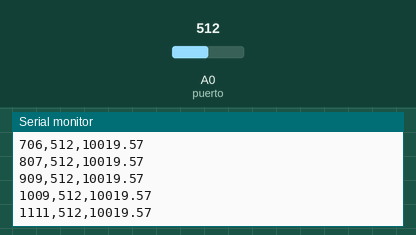
Recording of a sketch running on a simulated Arduino Uno, built with avr-gcc and run on an emulated ATmega328P. Shown: the last lines printed to the serial monitor. The inputs (shaded band) are chosen by the test bench; at power-on: A0 (puerto) = 512.

Above: at 1.2 s.
1.3 s: A0 (puerto) set to 1005
At 1.32 s:
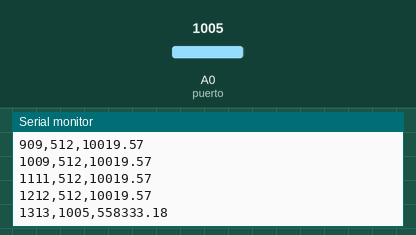
2.8 s: A0 (puerto) set to 1023
At 2.84 s:
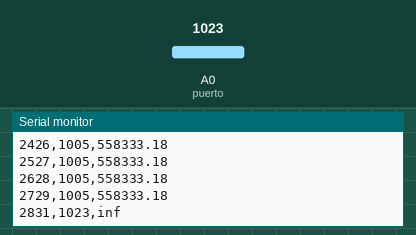

The sketch:

tallersensorica.ino
```cpp
int puerto = A0;

void setup() {
    Serial.begin(9600);  // Start Serial communication
}

void loop() {
    unsigned long timestamp = millis();  // Get time since Arduino started (ms)
    int sensor_output = analogRead(puerto);  // Read KY-018 light sensor (0-1023)

	float tension = sensor_output * (5.0/1023) * 1000; // desdigitalizar?
	float resistance = 10000 * ( tension / ( 5000.0 - tension) ); // divisor de tension en reversa

    // Print in CSV format: timestamp,sensor_output,resistance
    Serial.print(timestamp); // milisegundos
    Serial.print(",");
    Serial.print(sensor_output); // milivolts
    Serial.print(",");
	Serial.println(resistance); // Ohm

    delay(100);  // milliseconds
}
```

Measured:
- the behaviour switches between 1022 and 1023 on A0 (puerto) (found by bisection; images 1 and 2)
- after the input at 1.3 s, the serial monitor: prints a new line at once (image 1)
